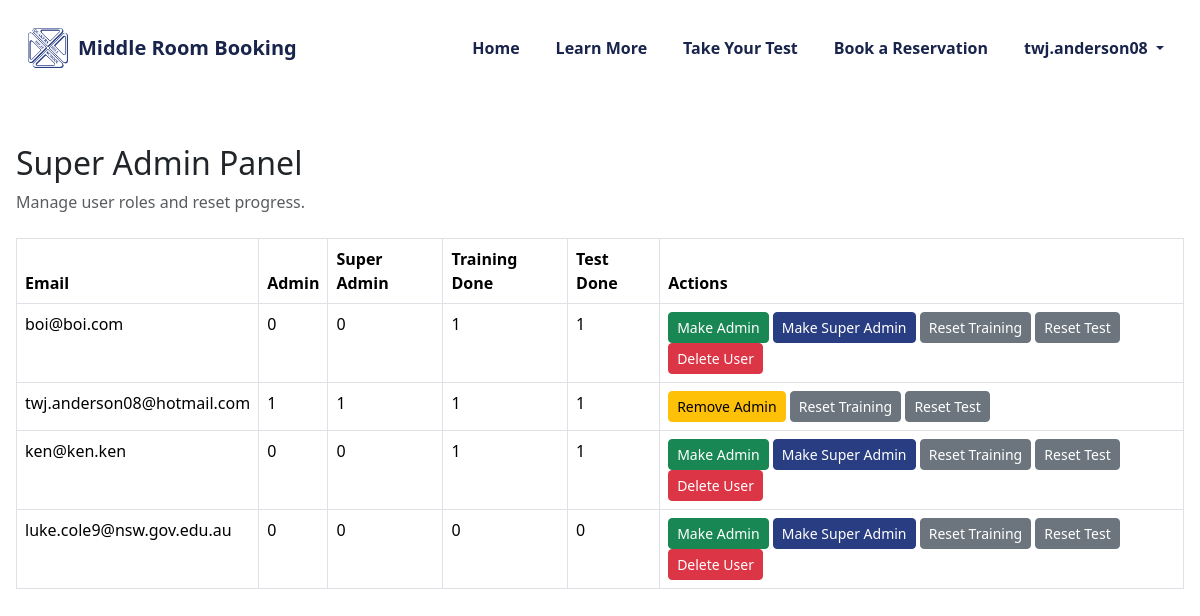
Before: /superadmin (signed in) with the older database file.
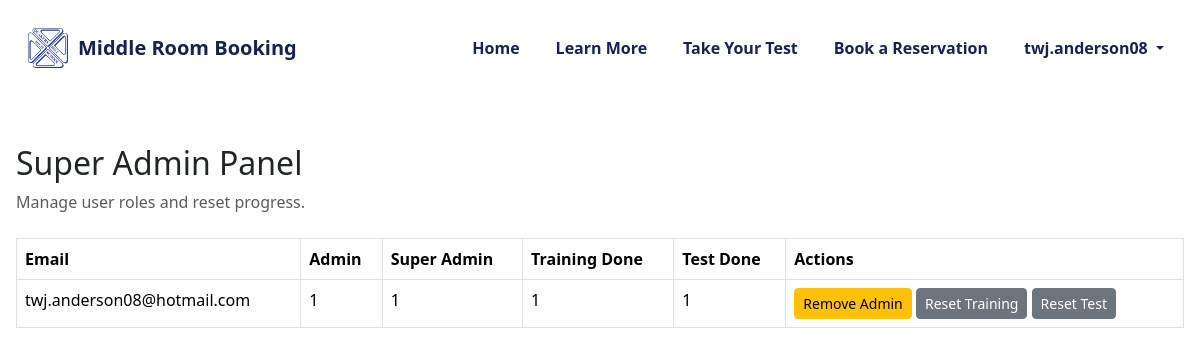
After: the same page with the newer database file.
### tables this page shows
CREATE TABLE users (
    id INTEGER PRIMARY KEY AUTOINCREMENT,
    email TEXT UNIQUE NOT NULL,
    password_hash TEXT,
    google_id TEXT
, training_done INTEGER DEFAULT 0, test_done INTEGER DEFAULT 0, is_admin INTEGER DEFAULT 0, is_superadmin INTEGER DEFAULT 0);

### Everything/app.py (the view)
@app.route("/superadmin")
@superadmin_required
def superadmin_panel():
    db = get_db()
    users = db.execute("SELECT * FROM users").fetchall()
    return render_template("admin/superadmin.html", users=users)

### Everything/app.py (called while the page is built)
def superadmin_required(f):
    @wraps(f)
    def wrapper(*args, **kwargs):
        if not session.get("is_superadmin"):
            return redirect("/")
        return f(*args, **kwargs)
    return wrapper

### Everything/database/db.py (called while the page is built)
def get_db():
    db = sqlite3.connect("database.db", check_same_thread=False)
    db.row_factory = sqlite3.Row
    db.execute("PRAGMA journal_mode=WAL;")
    db.execute("PRAGMA busy_timeout = 3000;")
    return db

### Everything/templates/admin/superadmin.html
{% include "header.html" %}
<div class="container mt-5">
    <h2>Super Admin Panel</h2>
    <p class="text-muted">Manage user roles and reset progress.</p>
    <table class="table table-bordered mt-4">
        <thead>
            <tr>
                <th>Email</th>
                <th>Admin</th>
                <th>Super Admin</th>
                <th>Training Done</th>
                <th>Test Done</th>
                <th>Actions</th>
            </tr>
        </thead>
        <tbody>
            {% for u in users %}
            <tr>
                <td>{{ u.email }}</td>
                <td>{{ u.is_admin }}</td>
                <td>{{ u.is_superadmin }}</td>
                <td>{{ u.training_done }}</td>
                <td>{{ u.test_done }}</td>
                <td>
                    {% if not u.is_admin %}
                    <form action="/superadmin/make_admin/{{ u.email }}" method="POST" style="display:inline;">
                        <button class="btn btn-sm btn-success">Make Admin</button>
                    </form>
                    {% if not u.is_superadmin %}
                    <form action="/superadmin/make_superadmin/{{ u.email }}" method="POST" style="display:inline;">
                        <button class="btn btn-sm btn-primary">Make Super Admin</button>
                    </form>
                    {% endif %}
                    {% else %}
                    <form action="/superadmin/remove_admin/{{ u.email }}" method="POST" style="display:inline;">
                        <button class="btn btn-sm btn-warning">Remove Admin</button>
                    </form>
                    {% endif %}
                    <form action="/superadmin/reset_training/{{ u.email }}" method="POST" style="display:inline;">
                        <button class="btn btn-sm btn-secondary">Reset Training</button>
                    </form>
                    <form action="/superadmin/reset_test/{{ u.email }}" method="POST" style="display:inline;">
                        <button class="btn btn-sm btn-secondary">Reset Test</button>
                    </form>
                    {% if session["user"] != u.email %}
                    <form action="/superadmin/delete_user/{{ u.email }}" method="POST" style="display:inline;">
                        <button class="btn btn-sm btn-danger"
                                onclick="return confirm('Are you sure you want to delete this user? This cannot be undone.')">
                            Delete User
                        </button>
                    </form>
                    {% endif %}
                </td>
            </tr>
            {% endfor %}
        </tbody>
    </table>
</div>

### Everything/templates/header.html (shortened to what this page needs)
<!DOCTYPE html>
<html lang="en">
<link href="https://cdn.jsdelivr.net/npm/bootstrap@5.3.2/dist/css/bootstrap.min.css" rel="stylesheet">
<link rel="stylesheet" href="{{ url_for('static', filename='styles.css') }}">
<header style="background-color: #ffffff; padding: 15px 0;">
    <nav class="navbar navbar-expand-lg">
        <div class="container-fluid">
            <div class="container d-flex align-items-center justify-content-between">
                <a href="/" class="navbar-brand d-flex align-items-center">
                    <img src="{{ url_for('static', filename='icon.png') }}"
                         alt="Logo"
                         style="height: 40px; width: 40px; margin-right: 10px;">
                    <span style="font-weight: bold; color: #19244c;">
                        Middle Room Booking
                    </span>
                </a>
                <ul class="navbar-nav ms-auto d-none d-lg-flex" style="gap: 20px;">
                    <li class="nav-item"><a class="nav-link" href="/">Home</a></li>
                    <li class="nav-item"><a class="nav-link" href="/training">Learn More</a></li>
                    <li class="nav-item"><a class="nav-link" href="/test">Take Your Test</a></li>
                    <li class="nav-item"><a class="nav-link" href="/booking">Book a Reservation</a></li>
                    {% if session.get("user") %}
                    <li class="nav-item dropdown">
                        <a class="nav-link dropdown-toggle"
                           href="#"
                           data-bs-toggle="dropdown">
                            {{ session["user"].split("@")[0] }}
                        </a>
                    </li>
                    {% endif %}
                </ul>
            </div>
        </div>
    </nav>
</header>

### Everything/static/styles.css (style rules this page uses)
html, body { margin: 0; padding: 0; width: 100%; overflow-x: hidden; }
.container { width: 100%; max-width: 1200px; margin: 0 auto; padding: 0 16px; }
header { background-color: #2f3b7f; padding: 15px 0; }
.navbar-nav .nav-link { color: #19244c !important; font-weight: 600; }

Changed rows visible on the page:
removed users: email "boi@boi.com", is_admin "0", is_superadmin "0", training_done "1", test_done "1"
removed users: email "ken@ken.ken", is_admin "0", is_superadmin "0", training_done "1", test_done "1"
removed users: email "luke.cole9@nsw.gov.edu.au", is_admin "0", is_superadmin "0", training_done "0", test_done "0"
